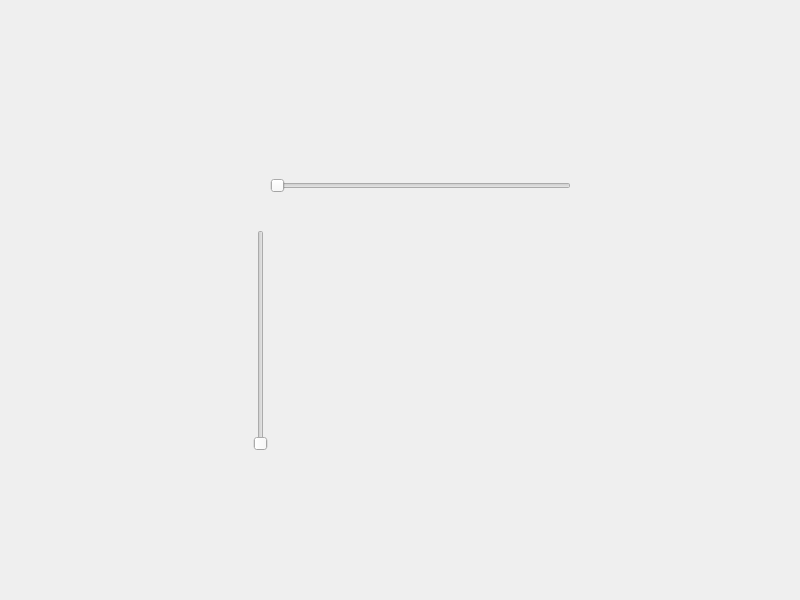
<?xml version="1.0" encoding="UTF-8"?>
<ui version="4.0">
 <class>Widget</class>
 <widget class="QWidget" name="Widget">
  <property name="geometry">
   <rect>
    <x>0</x>
    <y>0</y>
    <width>800</width>
    <height>600</height>
   </rect>
  </property>
  <property name="windowTitle">
   <string>Widget</string>
  </property>
  <widget class="QSlider" name="horizontalSlider">
   <property name="geometry">
    <rect>
     <x>270</x>
     <y>160</y>
     <width>301</width>
     <height>51</height>
    </rect>
   </property>
   <property name="orientation">
    <enum>Qt::Horizontal</enum>
   </property>
  </widget>
  <widget class="QSlider" name="verticalSlider">
   <property name="geometry">
    <rect>
     <x>240</x>
     <y>230</y>
     <width>41</width>
     <height>221</height>
    </rect>
   </property>
   <property name="orientation">
    <enum>Qt::Vertical</enum>
   </property>
  </widget>
 </widget>
 <resources/>
 <connections/>
</ui>
